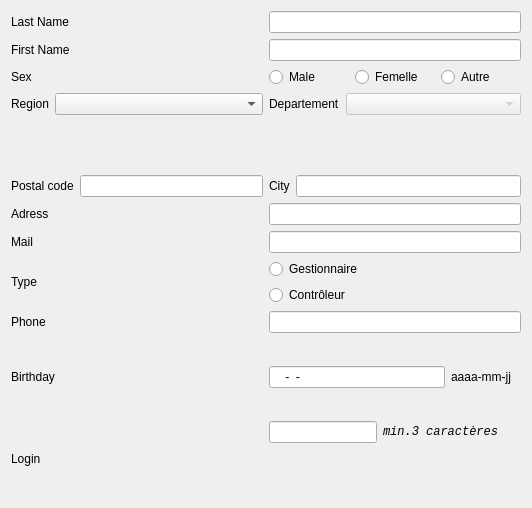
<?xml version="1.0" encoding="UTF-8"?>
<ui version="4.0">
 <class>DialogAjouterEmploye</class>
 <widget class="QDialog" name="DialogAjouterEmploye">
  <property name="geometry">
   <rect>
    <x>0</x>
    <y>0</y>
    <width>532</width>
    <height>508</height>
   </rect>
  </property>
  <property name="windowTitle">
   <string>New Employee</string>
  </property>
  <layout class="QVBoxLayout" name="verticalLayout_2">
   <item>
    <layout class="QGridLayout" name="gridLayout">
     <item row="0" column="0">
      <widget class="QLabel" name="labelNomEmploye">
       <property name="text">
        <string>Last Name</string>
       </property>
      </widget>
     </item>
     <item row="0" column="1">
      <widget class="QLineEdit" name="lineEditNom"/>
     </item>
     <item row="1" column="0">
      <widget class="QLabel" name="labelPrenomEmploye">
       <property name="text">
        <string>First Name</string>
       </property>
      </widget>
     </item>
     <item row="1" column="1">
      <widget class="QLineEdit" name="lineEditPrenom"/>
     </item>
     <item row="2" column="0">
      <widget class="QLabel" name="label_2">
       <property name="text">
        <string>Sex</string>
       </property>
      </widget>
     </item>
     <item row="2" column="1">
      <layout class="QHBoxLayout" name="horizontalLayout_3">
       <item>
        <widget class="QRadioButton" name="radioButtonMale">
         <property name="text">
          <string>Male</string>
         </property>
        </widget>
       </item>
       <item>
        <widget class="QRadioButton" name="radioButtonFemelle">
         <property name="text">
          <string>Femelle</string>
         </property>
        </widget>
       </item>
       <item>
        <widget class="QRadioButton" name="radioButtonAutre">
         <property name="text">
          <string>Autre</string>
         </property>
        </widget>
       </item>
      </layout>
     </item>
     <item row="3" column="0">
      <layout class="QFormLayout" name="formLayout_3">
       <item row="0" column="0">
        <widget class="QLabel" name="label_5">
         <property name="text">
          <string>Region</string>
         </property>
        </widget>
       </item>
       <item row="0" column="1">
        <widget class="QComboBox" name="comboBoxRegion"/>
       </item>
      </layout>
     </item>
     <item row="3" column="1">
      <layout class="QFormLayout" name="formLayout_2">
       <item row="0" column="0">
        <widget class="QLabel" name="label_4">
         <property name="text">
          <string>Departement</string>
         </property>
        </widget>
       </item>
       <item row="0" column="1">
        <widget class="QComboBox" name="comboBoxDepartement">
         <property name="enabled">
          <bool>false</bool>
         </property>
        </widget>
       </item>
      </layout>
     </item>
     <item row="4" column="0">
      <layout class="QHBoxLayout" name="horizontalLayout_2">
       <item>
        <widget class="QLabel" name="label_3">
         <property name="text">
          <string>Postal code</string>
         </property>
        </widget>
       </item>
       <item>
        <widget class="QLineEdit" name="lineEditCP"/>
       </item>
      </layout>
     </item>
     <item row="4" column="1">
      <layout class="QFormLayout" name="formLayout_5">
       <item row="0" column="0">
        <widget class="QLabel" name="labelVilleEmploye">
         <property name="text">
          <string>City</string>
         </property>
        </widget>
       </item>
       <item row="0" column="1">
        <widget class="QLineEdit" name="lineEditVille"/>
       </item>
      </layout>
     </item>
     <item row="5" column="0">
      <widget class="QLabel" name="labelRueEmploye">
       <property name="text">
        <string>Adress</string>
       </property>
      </widget>
     </item>
     <item row="5" column="1">
      <widget class="QLineEdit" name="lineEditAdresse"/>
     </item>
     <item row="6" column="0">
      <widget class="QLabel" name="label_6">
       <property name="text">
        <string>Mail</string>
       </property>
      </widget>
     </item>
     <item row="6" column="1">
      <widget class="QLineEdit" name="lineEditMail"/>
     </item>
     <item row="7" column="0">
      <widget class="QLabel" name="labelTypeEmploye">
       <property name="text">
        <string>Type</string>
       </property>
      </widget>
     </item>
     <item row="7" column="1">
      <layout class="QVBoxLayout" name="verticalLayout">
       <item>
        <widget class="QRadioButton" name="radioButtonGestionnaire">
         <property name="text">
          <string>Gestionnaire</string>
         </property>
        </widget>
       </item>
       <item>
        <widget class="QRadioButton" name="radioButtonControleur">
         <property name="text">
          <string>Contrôleur</string>
         </property>
        </widget>
       </item>
      </layout>
     </item>
     <item row="8" column="0">
      <widget class="QLabel" name="labelTelEmploye">
       <property name="text">
        <string>Phone</string>
       </property>
      </widget>
     </item>
     <item row="8" column="1">
      <widget class="QLineEdit" name="lineEditTel"/>
     </item>
     <item row="9" column="0">
      <widget class="QLabel" name="labelDateNaissanceEmploye">
       <property name="text">
        <string>Birthday</string>
       </property>
      </widget>
     </item>
     <item row="9" column="1">
      <layout class="QHBoxLayout" name="horizontalLayout">
       <item>
        <widget class="QLineEdit" name="lineEditDN">
         <property name="inputMask">
          <string>9999-99-99</string>
         </property>
        </widget>
       </item>
       <item>
        <widget class="QLabel" name="label">
         <property name="text">
          <string>aaaa-mm-jj   </string>
         </property>
        </widget>
       </item>
      </layout>
     </item>
     <item row="10" column="0">
      <widget class="QLabel" name="labelLoginEmploye">
       <property name="text">
        <string>Login</string>
       </property>
      </widget>
     </item>
     <item row="10" column="1">
      <layout class="QFormLayout" name="formLayout">
       <item row="0" column="0">
        <widget class="QLineEdit" name="lineEditLogin"/>
       </item>
       <item row="0" column="1">
        <widget class="QLabel" name="labelCaracteresExiges">
         <property name="font">
          <font>
           <family>Monospace</family>
           <pointsize>9</pointsize>
           <italic>true</italic>
          </font>
         </property>
         <property name="text">
          <string>min.3 caractères </string>
         </property>
        </widget>
       </item>
      </layout>
     </item>
    </layout>
   </item>
  </layout>
 </widget>
 <resources/>
 <connections/>
</ui>
